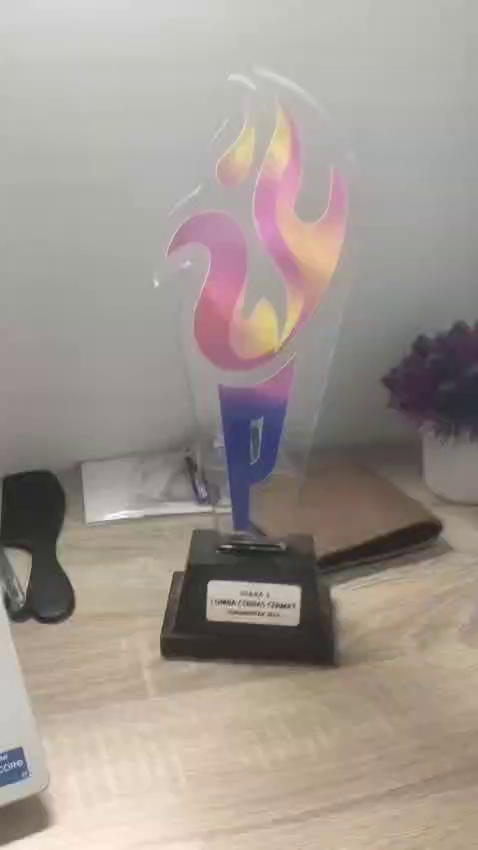
#> input picture frame 0 of INTERN/Tugas Akhir/piala.mp4, 478 x 850 px, given in place of WhatsApp Video 2026-02-05 at 19.21.18.mp4, which was not available
$ python frame_extractor.py
#> lines starting #> are read from the running program, lines starting #| are printed output that depends on the picture; pictures that were not available may be replaced by others from this repository, and a replacement may not be noted
import cv2
import os
import numpy as np

def extract_n_frames(video_path, num_frames):
#> called with num_frames = 150
    output_folder = "dataset"
    os.makedirs(output_folder, exist_ok=True)

    cap = cv2.VideoCapture(video_path)
    total_frames = int(cap.get(cv2.CAP_PROP_FRAME_COUNT))

    if total_frames == 0:
        print("Video tidak bisa dibaca!")
        return

    # Indeks frame yang diambil merata
    frame_indices = np.linspace(
        0, total_frames - 1, num_frames, dtype=int
    )

    for i, idx in enumerate(frame_indices):
        cap.set(cv2.CAP_PROP_POS_FRAMES, idx)
        ret, frame = cap.read()
        if ret:
            filename = os.path.join(
                output_folder, f"frame_{i:03d}.jpg"
            )
            cv2.imwrite(filename, frame)
#> this loop made 31 passes
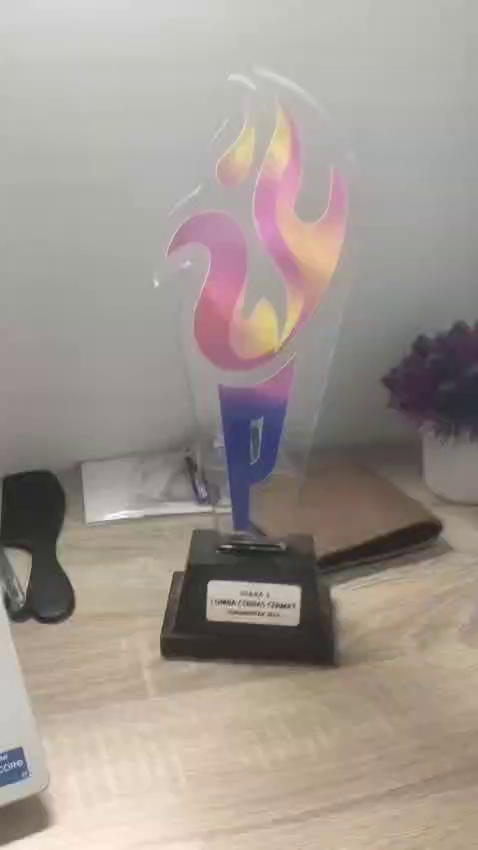
#> input picture frame 0 of INTERN/Tugas Akhir/piala.mp4, 478 x 850 px, given in place of WhatsApp Video 2026-02-05 at 19.21.18.mp4, which was not available
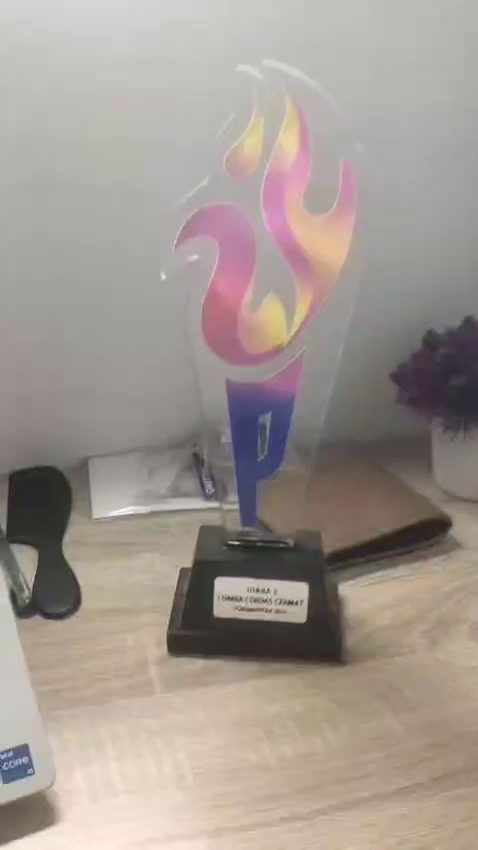
#> input picture frame 3 of INTERN/Tugas Akhir/piala.mp4, 478 x 850 px, given in place of WhatsApp Video 2026-02-05 at 19.21.18.mp4, which was not available
#> pass 3, in extract_n_frames, `ret, frame = cap.read()`:
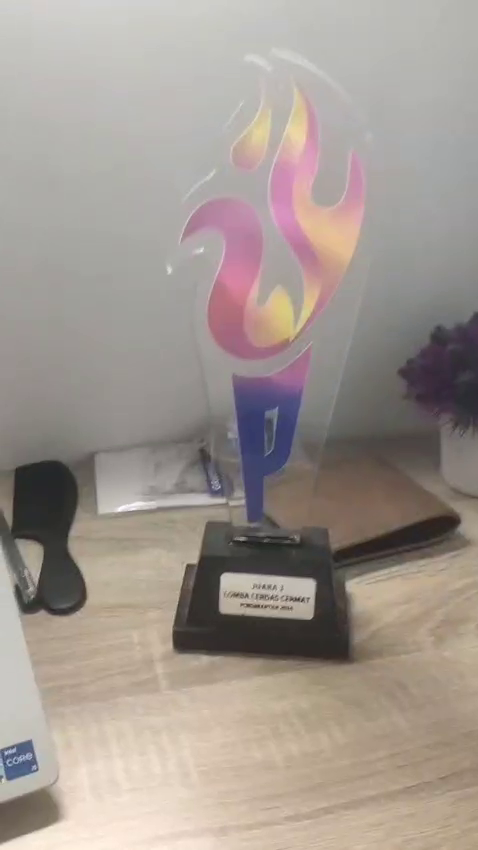
#> frame: shape (850, 478, 3); mean B, G, R 144.3, 151.3, 161.1

    cap.release()
    print(f"Selesai! {num_frames} frame disimpan di folder 'dataset'")

# =====================
# CONTOH PAKAI
# =====================
video_path = "C:/Users/visco/Downloads/WhatsApp Video 2026-02-05 at 19.21.18.mp4"
jumlah_frame = 150

extract_n_frames(video_path, jumlah_frame)

$ run again, starting later in the video
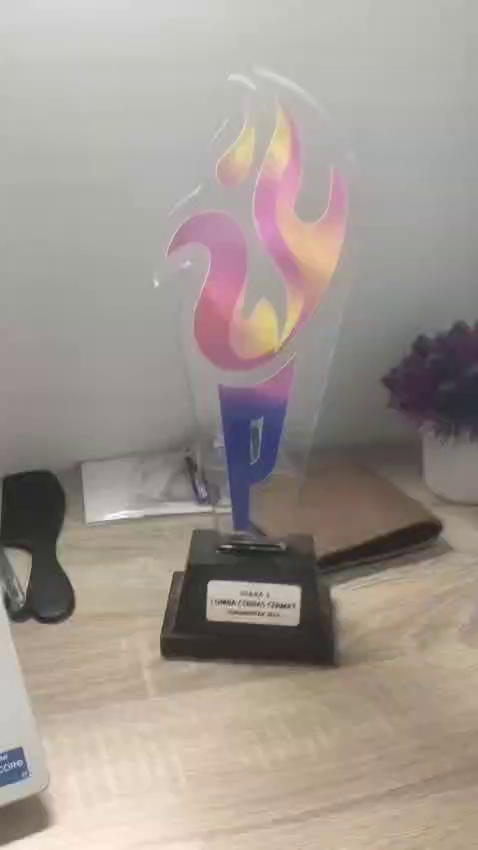
#> input picture frame 0 of INTERN/Tugas Akhir/piala.mp4, 478 x 850 px, given in place of WhatsApp Video 2026-02-05 at 19.21.18.mp4, which was not available
#> the loop in extract_n_frames, `for i, idx in enumerate(frame_indices):` made 31 passes
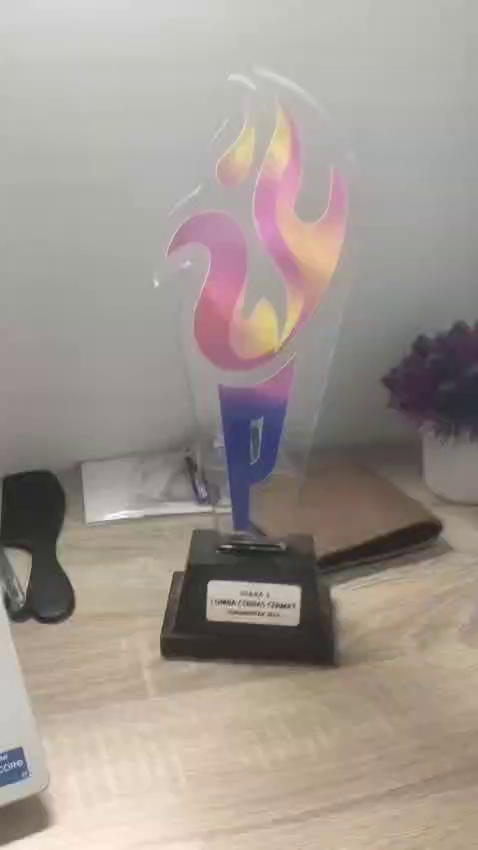
#> input picture frame 0 of INTERN/Tugas Akhir/piala.mp4, 478 x 850 px, given in place of WhatsApp Video 2026-02-05 at 19.21.18.mp4, which was not available
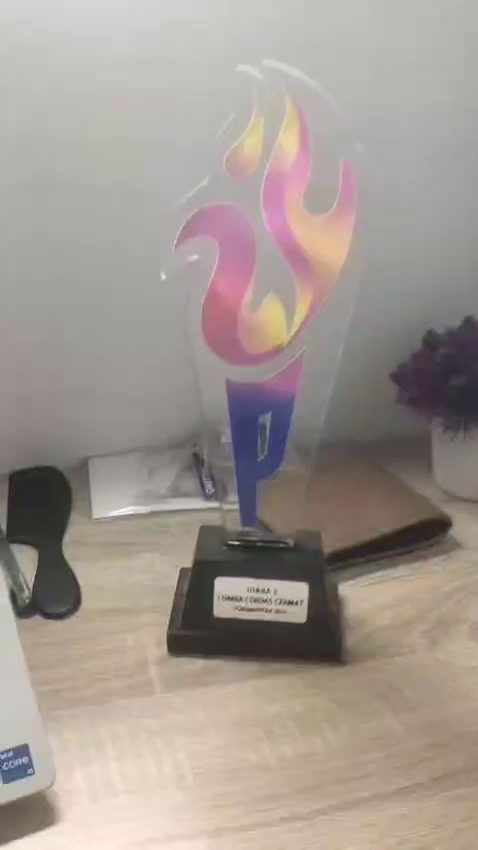
#> input picture frame 3 of INTERN/Tugas Akhir/piala.mp4, 478 x 850 px, given in place of WhatsApp Video 2026-02-05 at 19.21.18.mp4, which was not available

$ run again, starting later in the video
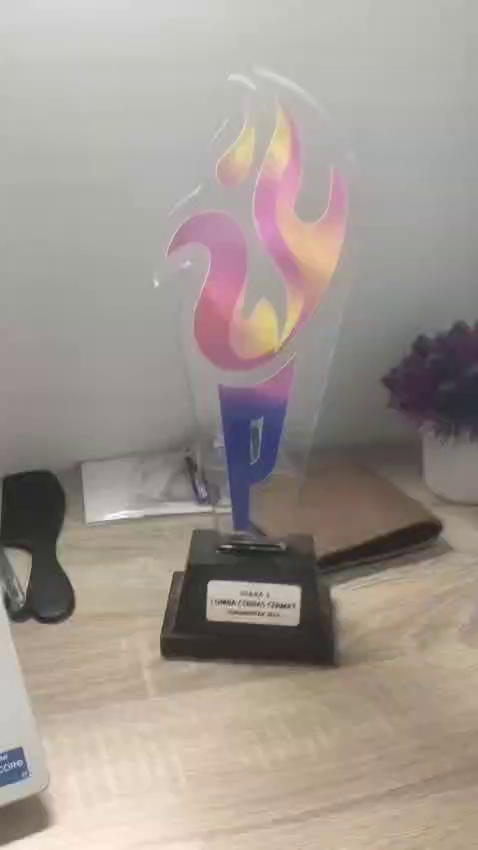
#> input picture frame 0 of INTERN/Tugas Akhir/piala.mp4, 478 x 850 px, given in place of WhatsApp Video 2026-02-05 at 19.21.18.mp4, which was not available
#> the loop in extract_n_frames, `for i, idx in enumerate(frame_indices):` made 31 passes
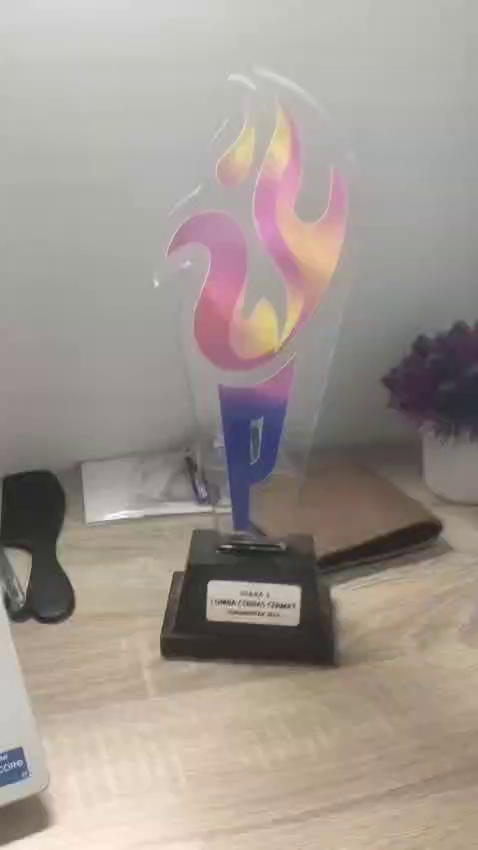
#> input picture frame 0 of INTERN/Tugas Akhir/piala.mp4, 478 x 850 px, given in place of WhatsApp Video 2026-02-05 at 19.21.18.mp4, which was not available
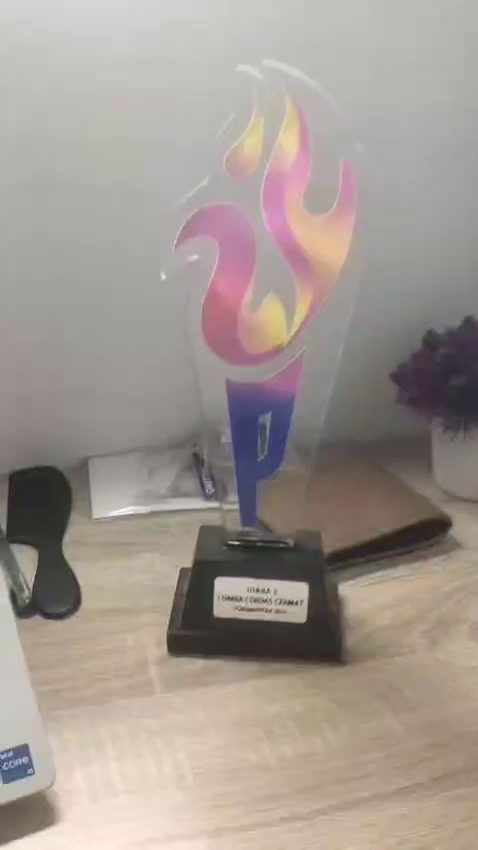
#> input picture frame 3 of INTERN/Tugas Akhir/piala.mp4, 478 x 850 px, given in place of WhatsApp Video 2026-02-05 at 19.21.18.mp4, which was not available
